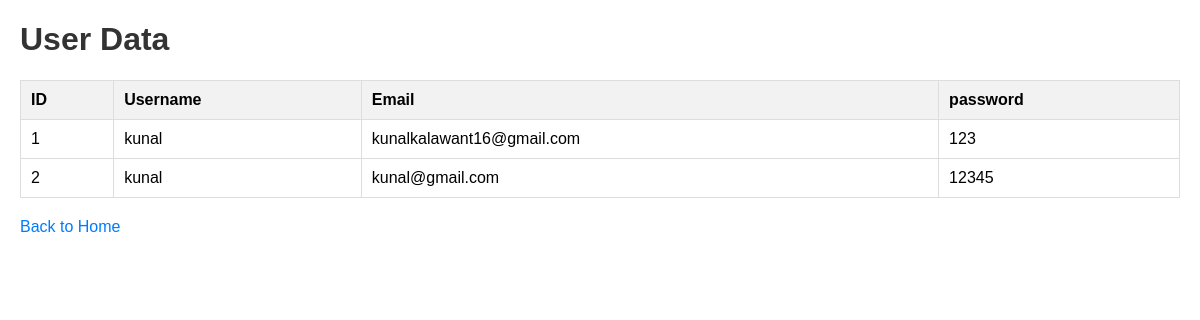
Screenshot of /user_data with the database file from the repository.
### tables this page shows
CREATE TABLE Users (
            id INTEGER PRIMARY KEY AUTOINCREMENT,
            username TEXT NOT NULL,
            email TEXT NOT NULL UNIQUE,
            password TEXT NOT NULL
        );

### app.py (the view)
@app.route("/user_data")
def user_data():
    conn = sqlite3.connect('app.db')
    cursor = conn.cursor()
    cursor.execute('SELECT * FROM Users')
    users = cursor.fetchall()
    conn.close()
    return render_template("user_data.html", user_records=users)

### templates/user_data.html (shortened to what this page needs)
<!DOCTYPE html>
<html lang="en">
<head>
</head>
<body>
    <h1>User Data</h1>
    <table>
        <tr>
            <th>ID</th>
            <th>Username</th>
            <th>Email</th>
            <th>password</th>
        </tr>
        {% for user in user_records %}
        <tr>
            <td>{{ user[0] }}</td>
            <td>{{ user[1] }}</td>
            <td>{{ user[2] }}</td>
            <td>{{ user[3] }}</td>
        </tr>
        {% endfor %}
    </table>
    <a href="{{ url_for('home') }}">Back to Home</a>
</body>
</html>

### templates/user_data.html (style rules this page uses)
body { font-family: Arial, sans-serif; margin: 20px; }
h1 { color: #333; }
table { width: 100%; border-collapse: collapse; margin-top: 20px; }
th, td { padding: 10px; text-align: left; border: 1px solid #ddd; }
th { background-color: #f2f2f2; }
a { display: inline-block; margin-top: 20px; text-decoration: none; color: #007BFF; }

### rows the page displays
Users: id "1", username "kunal", email "kunalkalawant16@gmail.com", password "123"
Users: id "2", username "kunal", email "kunal@gmail.com", password "12345"
